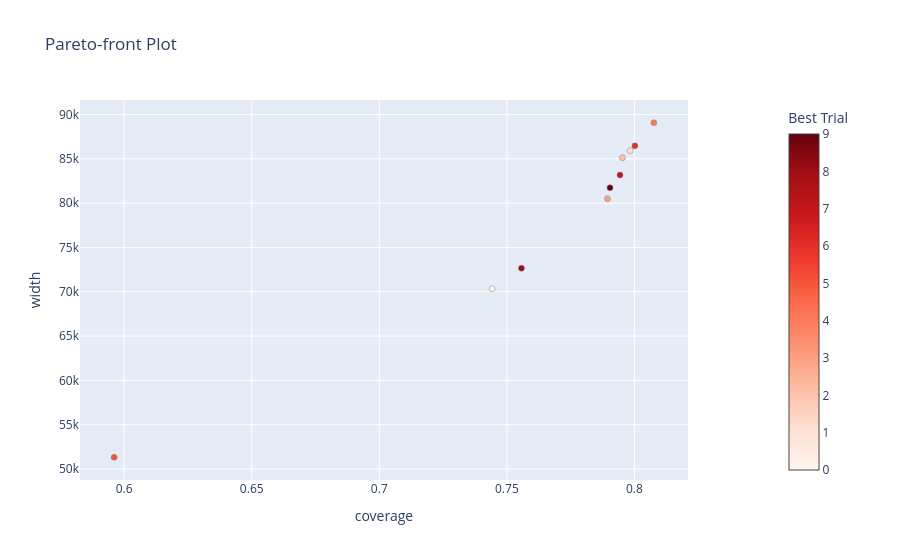

The notebook cell saved with this chart:
### Code cell
optuna.visualization.plot_pareto_front(study, target_names=["coverage", "width"])

### Figure 1 — Plotly figure (JSON) as saved in the notebook; plotly's stock layout.template omitted (floating-point values rounded to 4 significant figures)
{"data": [{"hovertemplate": "%{text}<extra>Trial</extra>", "marker": {"color": [], "colorbar": {"title": {"text": "Trial"}}, "colorscale": [[0, "rgb(247,251,255)"], [0.125, "rgb(222,235,247)"], [0.25, "rgb(198,219,239)"], [0.375, "rgb(158,202,225)"], [0.5, "rgb(107,174,214)"], [0.625, "rgb(66,146,198)"], [0.75, "rgb(33,113,181)"], [0.875, "rgb(8,81,156)"], [1, "rgb(8,48,107)"]], "line": {"color": "Grey", "width": 0.5}}, "mode": "markers", "showlegend": false, "text": [], "type": "scatter", "x": [], "y": []}, {"hovertemplate": "%{text}<extra>Best Trial</extra>", "marker": {"color": [0, 1, 2, 3, 4, 5, 6, 7, 8, 9], "colorbar": {"title": {"text": "Best Trial"}, "x": 1.1, "xpad": 40}, "colorscale": [[0, "rgb(255,245,240)"], [0.125, "rgb(254,224,210)"], [0.25, "rgb(252,187,161)"], [0.375, "rgb(252,146,114)"], [0.5, "rgb(251,106,74)"], [0.625, "rgb(239,59,44)"], [0.75, "rgb(203,24,29)"], [0.875, "rgb(165,15,21)"], [1, "rgb(103,0,13)"]], "line": {"color": "Grey", "width": 0.5}}, "mode": "markers", "showlegend": false, "text": ["{<br>  \"number\": 0,<br>  \"values\": [<br>    0.7442896632642862,<br>    70336.20083676677<br>  ],<br>  \"params\": {<br>    \"learning_rate\": 0.062351832200694644,<br>    \"depth\": 9,<br>    \"l2_leaf_reg\": 14,<br>    \"colsample_bylevel\": 0.5,<br>    \"subsample\": 0.4<br>  }<br>}", "{<br>  \"number\": 1,<br>  \"values\": [<br>    0.798333596150523,<br>    85925.84859567424<br>  ],<br>  \"params\": {<br>    \"learning_rate\": 0.030180796385014065,<br>    \"depth\": 5,<br>    \"l2_leaf_reg\": 7,<br>    \"colsample_bylevel\": 1.0,<br>    \"subsample\": 0.30000000000000004<br>  }<br>}", "{<br>  \"number\": 2,<br>  \"values\": [<br>    0.7953306242291732,<br>    85131.31030466483<br>  ],<br>  \"params\": {<br>    \"learning_rate\": 0.08474179691423715,<br>    \"depth\": 4,<br>    \"l2_leaf_reg\": 6,<br>    \"colsample_bylevel\": 0.7000000000000001,<br>    \"subsample\": 0.1<br>  }<br>}", "{<br>  \"number\": 3,<br>  \"values\": [<br>    0.7894485963943914,<br>    80498.67669332292<br>  ],<br>  \"params\": {<br>    \"learning_rate\": 0.040247892139367206,<br>    \"depth\": 7,<br>    \"l2_leaf_reg\": 6,<br>    \"colsample_bylevel\": 0.30000000000000004,<br>    \"subsample\": 0.5<br>  }<br>}", "{<br>  \"number\": 4,<br>  \"values\": [<br>    0.8076189750406608,<br>    89072.03848826764<br>  ],<br>  \"params\": {<br>    \"learning_rate\": 0.010874961110730146,<br>    \"depth\": 8,<br>    \"l2_leaf_reg\": 11,<br>    \"colsample_bylevel\": 0.7000000000000001,<br>    \"subsample\": 0.8<br>  }<br>}", "{<br>  \"number\": 5,<br>  \"values\": [<br>    0.5960668586209588,<br>    51326.79947389036<br>  ],<br>  \"params\": {<br>    \"learning_rate\": 0.08045906638405695,<br>    \"depth\": 12,<br>    \"l2_leaf_reg\": 18,<br>    \"colsample_bylevel\": 1.0,<br>    \"subsample\": 0.9<br>  }<br>}", "{<br>  \"number\": 6,<br>  \"values\": [<br>    0.8001925734713776,<br>    86463.76723393037<br>  ],<br>  \"params\": {<br>    \"learning_rate\": 0.015906631526497458,<br>    \"depth\": 7,<br>    \"l2_leaf_reg\": 4,<br>    \"colsample_bylevel\": 0.9,<br>    \"subsample\": 0.6<br>  }<br>}", "{<br>  \"number\": 7,<br>  \"values\": [<br>    0.7943582139868055,<br>    83171.39874350993<br>  ],<br>  \"params\": {<br>    \"learning_rate\": 0.05470972021770401,<br>    \"depth\": 5,<br>    \"l2_leaf_reg\": 16,<br>    \"colsample_bylevel\": 0.5,<br>    \"subsample\": 0.30000000000000004<br>  }<br>}", "{<br>  \"number\": 8,<br>  \"values\": [<br>    0.7557200129451269,<br>    72653.6351965242<br>  ],<br>  \"params\": {<br>    \"learning_rate\": 0.035659647178035735,<br>    \"depth\": 10,<br>    \"l2_leaf_reg\": 12,<br>    \"colsample_bylevel\": 0.5,<br>    \"subsample\": 0.4<br>  }<br>}", "{<br>  \"number\": 9,<br>  \"values\": [<br>    0.7904305135329559,<br>    81746.73351405055<br>  ],<br>  \"params\": {<br>    \"learning_rate\": 0.027470448194802634,<br>    \"depth\": 9,<br>    \"l2_leaf_reg\": 13,<br>    \"colsample_bylevel\": 0.1,<br>    \"subsample\": 1.0<br>  }<br>}"], "type": "scatter", "x": [0.7443, 0.7983, 0.7953, 0.7894, 0.8076, 0.5961, 0.8002, 0.7944, 0.7557, 0.7904], "y": [70340.0, 85930.0, 85130.0, 80500.0, 89070.0, 51330.0, 86460.0, 83170.0, 72650.0, 81750.0]}], "layout": {"title": {"text": "Pareto-front Plot"}, "xaxis": {"title": {"text": "coverage"}}, "yaxis": {"title": {"text": "width"}}}}
